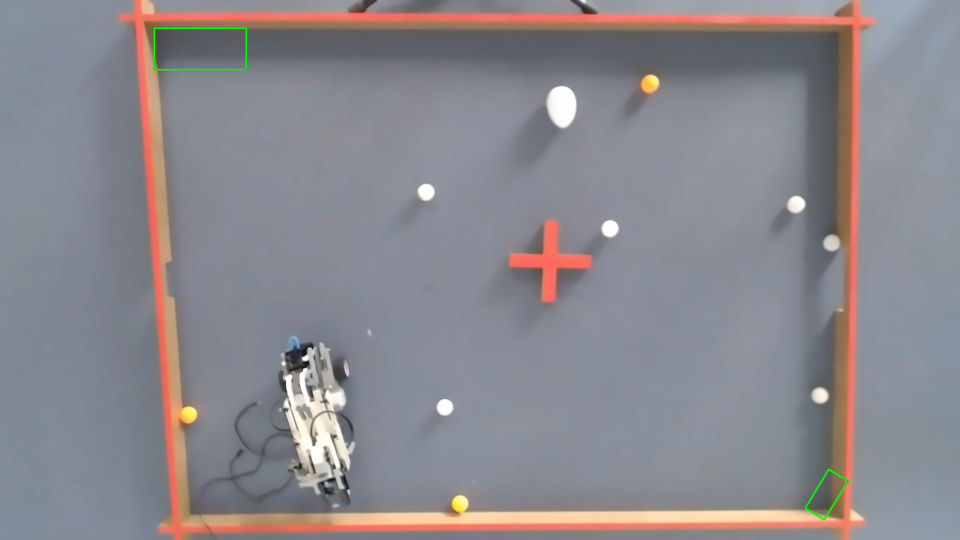
#> input picture ppArena/denoised_image.png, 1920 x 1080 px (shown at 1/2 size)
$ python -i arena.py   (imports and definitions only)
#> lines starting #> are read from the running program, lines starting #| are printed output that depends on the picture; after the words box and inside, x2 and y2 are one past the last pixel; in counts of white or black regions, pixels touching at a corner belong together
#> further down, picture is the input picture: shape (1080, 1920, 3); mean B, G, R 141.5, 135.9, 138.4
from picture.utils import *
# from robot import Robot
import cv2
import numpy as np
#from pyimagesearch import imutils
from skimage import exposure
import numpy as np
import argparse
import imutils


#TRUE
# [72 lines left out: function perspectiveTrans, not called in this run]


def detect_arena(image):
    #https://www.geeksforgeeks.org/multiple-color-detection-in-real-time-using-python-opencv/
    #https://colorpicker.me/#ffffff
    # https://colorizer.org/


    # Convert the imageFrame in
    # BGR(RGB color space) to
    # HSV(hue-saturation-value)
    # color space
    hsvFrame = cv2.cvtColor(image, cv2.COLOR_BGR2HSV)
#> hsvFrame: shape (1080, 1920, 3); mean H, S, V 98.1, 34.6, 151.3

    # Set range for red color and
    # define mask
    red_lower = np.array([0, 113, 180], np.uint8) #HSV
    red_upper = np.array([9, 255, 255], np.uint8) #HSV
    red_mask = cv2.inRange(hsvFrame, red_lower, red_upper)
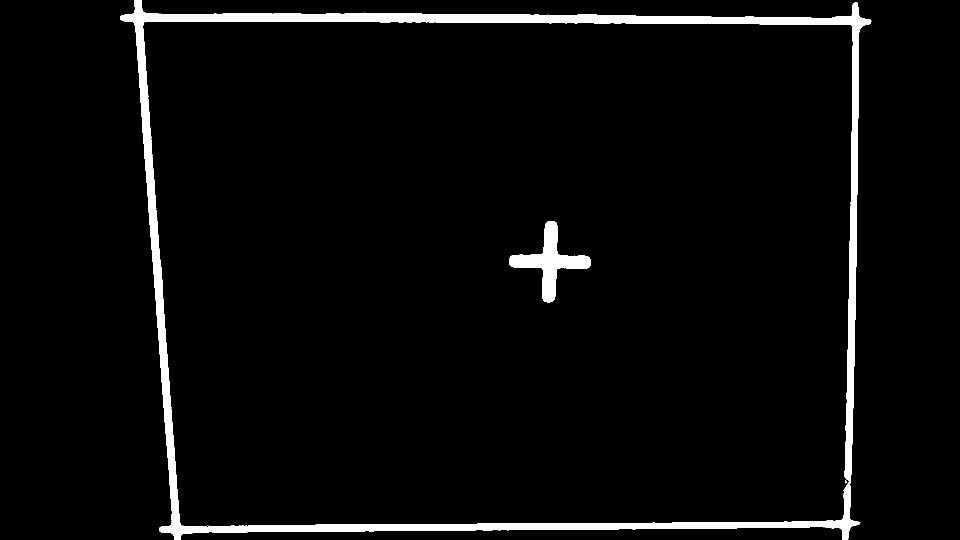
#> red_mask: shape (1080, 1920) (shown at 1/2 size); 3.8% white; 3 white regions (1 under 20 px), largest, box (x1, y1, x2, y2) and area: (240, 0, 1743, 1080) 71714, (1018, 442, 1182, 605) 7672


    ###########################################################

    # Morphological Transform, Dilation
    # for each color and bitwise_and operator
    # between imageFrame and mask determines
    # to detect only that particular color
    kernel = np.ones((5, 5), "uint8")

    # For red color
    red_mask = cv2.dilate(red_mask, kernel)
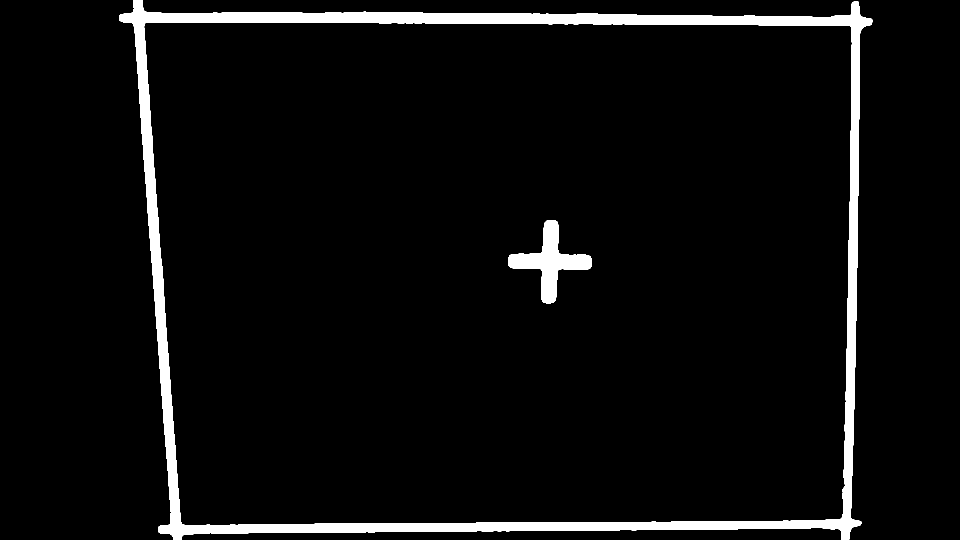
#> red_mask: shape (1080, 1920) (shown at 1/2 size); 4.9% white; 2 white regions
    res_red = cv2.bitwise_and(image, image,
                              mask = red_mask)
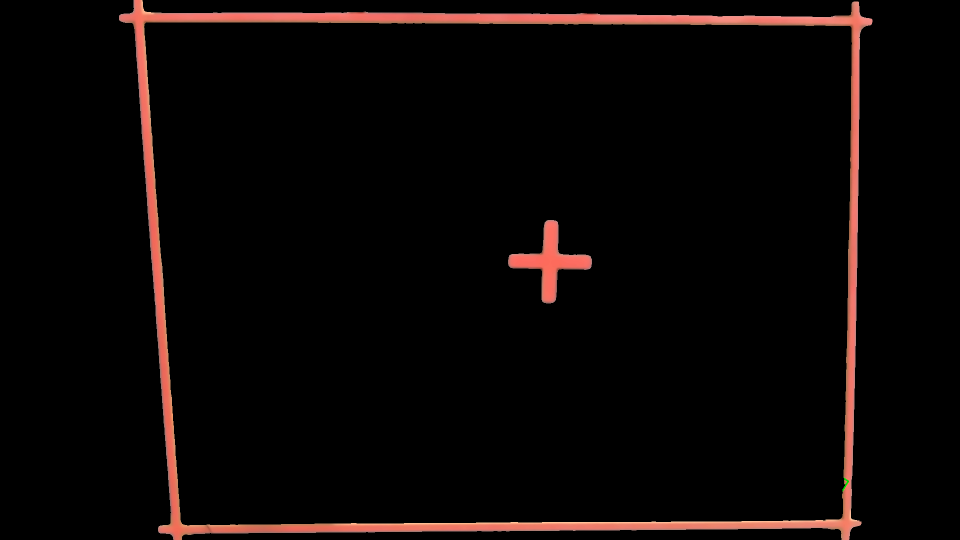
#> res_red: shape (1080, 1920, 3) (shown at 1/2 size); mean B, G, R 5.1, 6, 10.9


    # Creating contour to track red color
    contours, hierarchy = cv2.findContours(red_mask,
                                           cv2.RETR_TREE,
                                           cv2.CHAIN_APPROX_SIMPLE)
#> contours = 3 contours; box (x1, y1, x2, y2) and area: (238, 0, 1745, 1080) 1457448, (287, 44, 1705, 1052) 1369912, (1016, 440, 1184, 607) 8730

    for pic, contour in enumerate(contours):
        area = cv2.contourArea(contour)
        if(area > 100000):
            x, y, w, h = cv2.boundingRect(contour)
            image = cv2.rectangle(image, (x, y),
                                       (x + w, y + h),
                                       (0, 0, 255), 2)
            # print(f"(x={x}, y={y}) w={w} h={h} area={area}") #
            print(f"Before drawing the area")
            if(area > 1250000 and area < 1460000):
                # box, min_area_rect = square_draw(image,x,y,w,h,area)
                # image = cv2.drawContours(image, [box], 0, (0, 255, 0), 2)
                line_draw(image, x, y, w, h, area)
                image = goal_draw(image, x, y)
                image = perspectiveTransDyn(image,x,y,w,h)
                print(f"after drawing the area")

            cv2.putText(image, "Red Colour arena", (x, y),
                        cv2.FONT_HERSHEY_SIMPLEX, 1.0,
                        (0, 0, 255))
#> this loop made 1 pass
#> (pic, area, x, y, w, h) on pass 1: (0, 1457448.5, 238, 0, 1507, 1080)
#| Before drawing the area
#> pass 1, in detect_arena, `image = cv2.rectangle(image, (x, y), (x + w, y + h), (0, 0, 255), 2)`:
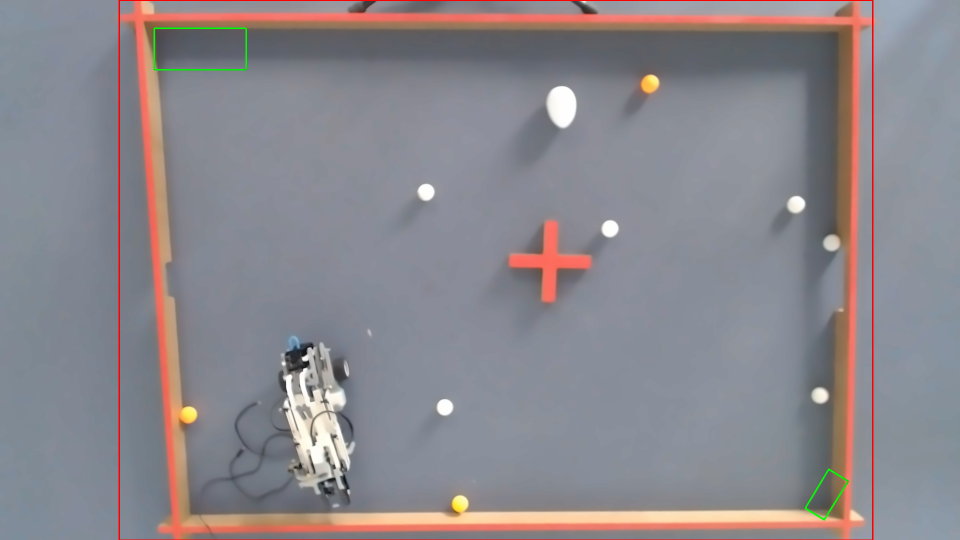
#> image: shape (1080, 1920, 3) (shown at 1/2 size); 0.53% of pixels changed, all inside (x1, y1, x2, y2) = (237, 0, 1747, 1080)


    # [6 lines of commented-out code are left out]

    return image


# [86 lines left out: functions perspectiveTransDyn, perspectiveTransCross, not called in this run]

>>> import cv2
>>> picture = cv2.imread('../denoised_image.png')
#> (the run stopped early here; a loop or call above may not have finished)
